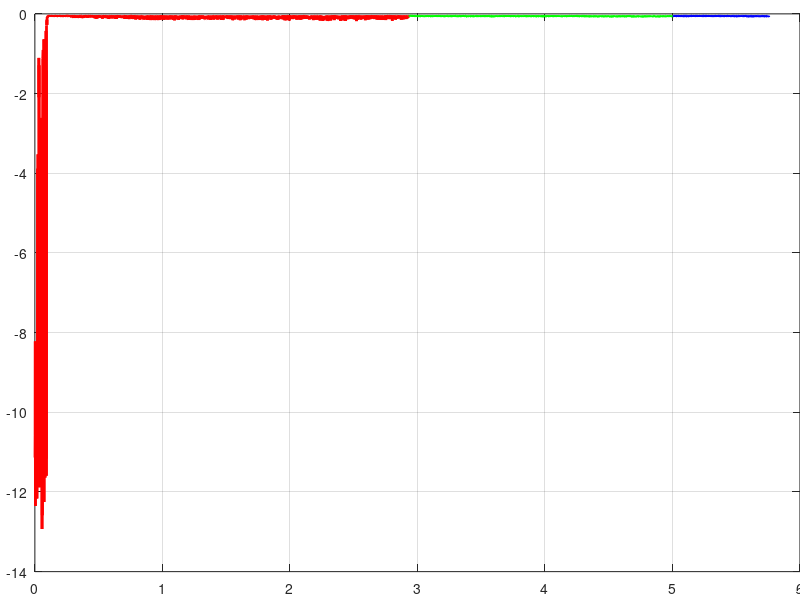
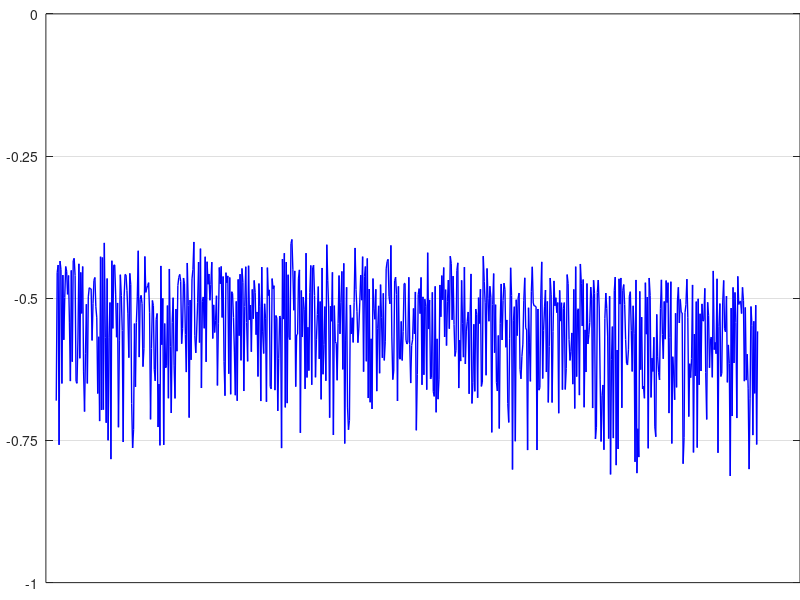
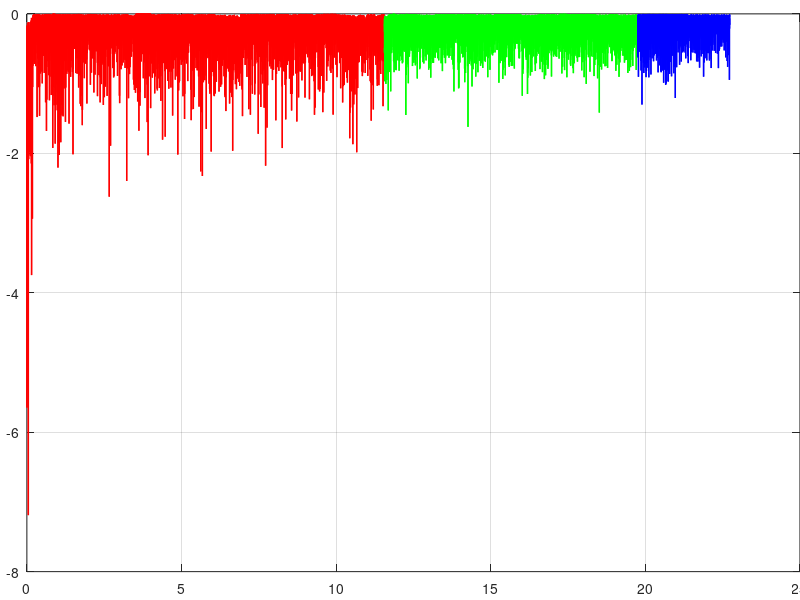
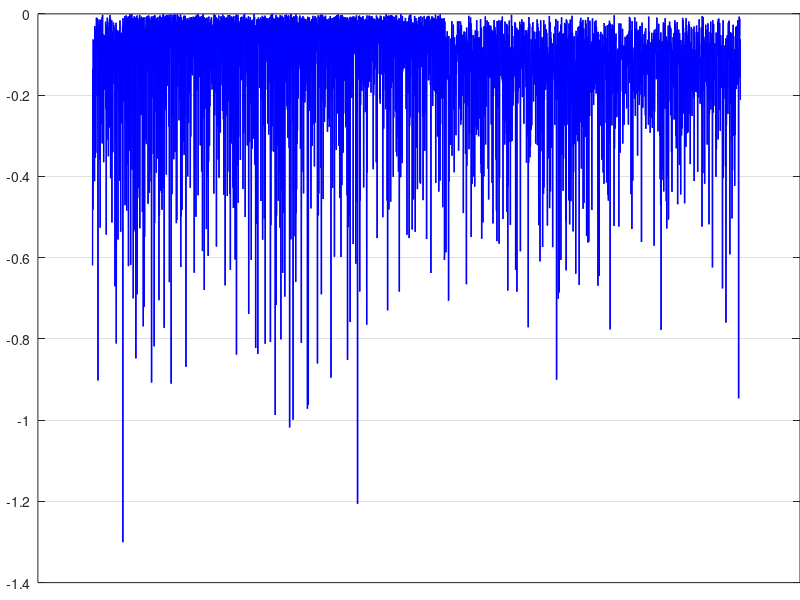

These figures' MATLAB source, in order:
clear; clc;

%% load evaluation files: phase1 to phase3
p1_eval = csvread('./phase1_train/test_record.csv', 1, 0);
p2_eval = csvread('./phase2_train/test_record.csv', 1, 0);
p3_eval = csvread('./phase3_train/test_record.csv', 1, 0);
p1_eval = p1_eval(:, 2); p1_eval = p1_eval(p1_eval < 0);
p2_eval = p2_eval(:, 2); p2_eval = p2_eval(p2_eval < 0);
p3_eval = p3_eval(:, 2); p3_eval = p3_eval(p3_eval < 0);
len_e1 = length(p1_eval);
len_e2 = length(p2_eval);
len_e3 = length(p3_eval);
l_e1 = 1 : len_e1;
l_e2 = (1 : len_e2) + len_e1;
l_e3 = (1 : len_e3) + len_e1 + len_e2;

%% load training files: phase1 to phase3
p1_train = csvread('./phase1_train/sumr_list.csv', 1, 0);
p2_train = csvread('./phase2_train/sumr_list.csv', 1, 0);
p3_train = csvread('./phase3_train/sumr_list.csv', 1, 0);
p1_train = p1_train(:, 2); p1_train = p1_train(p1_train < 0);
p2_train = p2_train(:, 2); p2_train = p2_train(p2_train < 0);
p3_train = p3_train(:, 2); p3_train = p3_train(p3_train < 0);
len_t1 = length(p1_train);
len_t2 = length(p2_train);
len_t3 = length(p3_train);
l_t1 = 1 : len_t1;
l_t2 = (1 : len_t2) + len_t1;
l_t3 = (1 : len_t3) + len_t1 + len_t2;

%% plot evaluation
figure(1);
set(gca, 'LooseInset', [0, 0, 0, 0]);
set(gcf, 'unit', 'centimeters', 'position', [7 6 16 8]);
set(gca, 'Fontname', 'Times New Roman', 'FontSize', 12);
plot(l_e1 / 1e3, p1_eval / 1e3, 'red', 'linewidth', 2); hold on;
plot(l_e2 / 1e3, p2_eval / 1e3, 'green', 'linewidth', 2); hold on;
plot(l_e3 / 1e3, p3_eval / 1e3, 'blue', 'linewidth', 2); hold on;
grid on;

figure(2);
set(gca, 'LooseInset', [0, 0, 0, 0]);
set(gcf, 'unit', 'centimeters', 'position', [7 6 8 4]);
set(gca, 'Fontname', 'Times New Roman', 'FontSize', 12);
plot(l_e3 / 1e2, p3_eval / 1e2, 'blue', 'linewidth', 1);
set(gca, 'ylim', [-100, 0] / 1e2, 'ytick', [-100, -75, -50, -25, 0] / 1e2);
set(gca, 'xtick', []);
grid on;

%% plot training
figure(3);
set(gca, 'LooseInset', [0, 0, 0, 0]);
set(gcf, 'unit', 'centimeters', 'position', [7 6 16 8]);
set(gca, 'Fontname', 'Times New Roman', 'FontSize', 12);
plot(l_t1 / 1e3, p1_train / 1e2, 'red', 'linewidth', 1); hold on;
plot(l_t2 / 1e3, p2_train / 1e2, 'green', 'linewidth', 1); hold on;
plot(l_t3 / 1e3, p3_train / 1e2, 'blue', 'linewidth', 1); hold on;
grid on;

figure(4);
set(gca, 'LooseInset', [0, 0, 0, 0]);
set(gcf, 'unit', 'centimeters', 'position', [7 6 8 4]);
set(gca, 'Fontname', 'Times New Roman', 'FontSize', 12);
plot(l_t3 / 1e2, p3_train / 1e2, 'blue', 'linewidth', 1);
% set(gca, 'ylim', [-100, 0] / 1e2, 'ytick', [-100, -75, -50, -25, 0] / 1e2);
set(gca, 'xtick', []);
grid on;